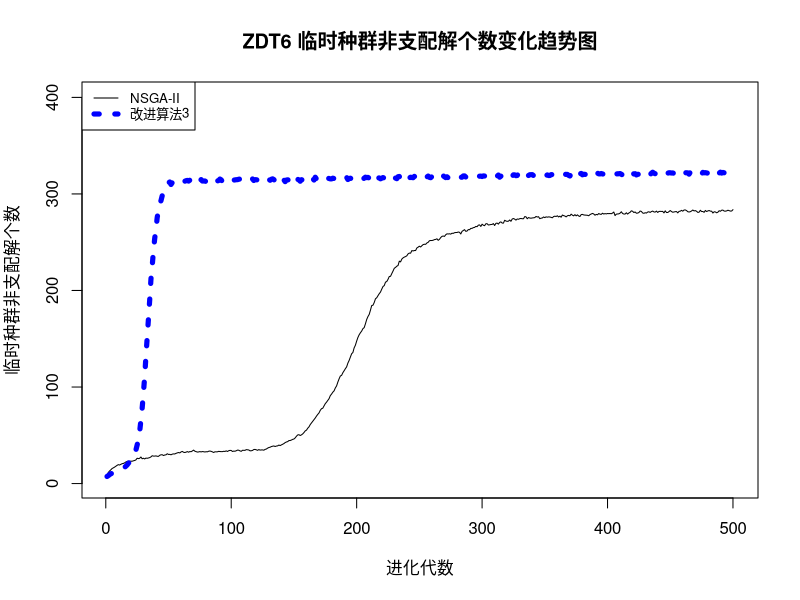

Write R code to recreate this figure.
a<-read.table('a.txt')
#b<-read.table('b.txt')
b<-read.table('b.txt')
#d<-read.table('d.txt')

plot(1:500, a$V1, xlab="进化代数", ylab="临时种群非支配解个数", type="l", xlim=c(1, 500), ylim=c(1, 400), main="ZDT6 临时种群非支配解个数变化趋势图")

#lines(1:500, b$V1, lty=3, lwd=2.5, col="green")
lines(1:500, b$V1, lty=3, lwd=5, col="blue")
#lines(1:500, d$V1, lty=1, lwd=4.5, col="red")

legend.txt<-c("NSGA-II", "改进算法3")
legend("topleft", legend=legend.txt, col=c("black", "blue"), lty=c(1, 4), lwd=c(1,5), bty="o", cex=0.8)

